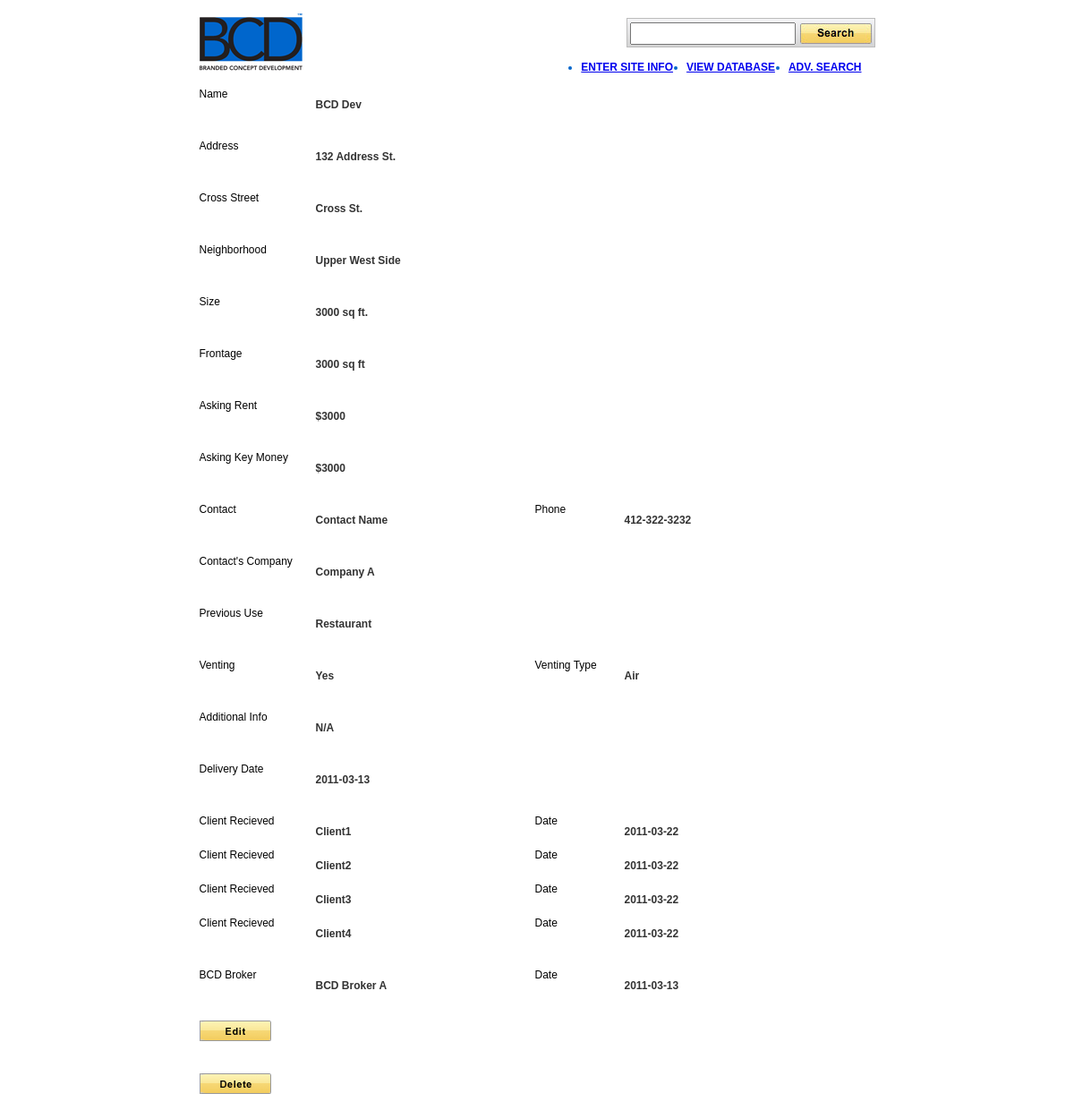
The app's page /view.php?id=17 with its own data.
### tables this page shows
CREATE TABLE `sites` (
  `id` int(11) NOT NULL AUTO_INCREMENT,
  `name` varchar(255) NOT NULL,
  `address` text,
  `cross_street` text,
  `neighborhood` varchar(255) DEFAULT NULL,
  `size` int(11) DEFAULT NULL,
  `frontage` int(11) DEFAULT NULL,
  `asking_rent` int(11) DEFAULT NULL,
  `asking_key` int(11) DEFAULT NULL,
  `contact_name` varchar(255) DEFAULT NULL,
  `contact_number` varchar(255) DEFAULT NULL,
  `contact_company` varchar(255) DEFAULT NULL,
  `previous_use` text,
  `venting` tinyint(4) DEFAULT NULL,
  `venting_type` text,
  `additional_info` text,
  `delivery_date` text,
  `clients` text,
  `bcd_broker` varchar(255) DEFAULT NULL,
  `bcd_broker_date` date DEFAULT NULL,
  PRIMARY KEY (`id`)
);

### libs/adodb/adodb.inc.php (called while the page is built, shortened)
<?php
 if (!defined('_ADODB_LAYER')) {
	function ADODB_Setup()
	{
		$ADODB_FETCH_MODE = ADODB_FETCH_DEFAULT;
	}
	class ADOConnection {
	var $database = '';
	var $host = '';
	var $user = '';
	var $debug = false;
	var $true = '1';
	var $false = '0';
	var $fetchMode=false;
	var $bulkBind = false;
	var $_queryID = false;
	var $_bindInputArray = false;
	function Connect($argHostname = "", $argUsername = "", $argPassword = "", $argDatabaseName = "", $forceNew = false)
	{
		if ($argHostname != "") $this->host = $argHostname;
		if ($argUsername != "") $this->user = $argUsername;
		if ($argDatabaseName != "") $this->database = $argDatabaseName;
		if ($forceNew) {
			if ($rez=$this->_nconnect($this->host, $this->user, $argPassword, $this->database)) return true;
		} else {
			 if ($rez=$this->_connect($this->host, $this->user, $argPassword, $this->database)) return true;
		}
		return $ret;
	}
	function Execute($sql,$inputarr=false)
	{
		if ($inputarr) {
			if (!is_array($inputarr)) $inputarr = array($inputarr);
			$element0 = reset($inputarr);
			$array_2d = $this->bulkBind && is_array($element0) && !is_object(reset($element0));
			unset($element0);
			if (!is_array($sql) && !$this->_bindInputArray) {
				$sqlarr = explode('?',$sql);
				$nparams = sizeof($sqlarr)-1;
				if (!$array_2d) $inputarr = array($inputarr);
				foreach($inputarr as $arr) {
					$sql = ''; $i = 0;
					while(list(, $v) = each($arr)) {
						$sql .= $sqlarr[$i];
						$typ = gettype($v);
						if ($typ == 'string')
							$sql .= $this->qstr($v);
						else if ($typ == 'double')
							$sql .= str_replace(',','.',$v);
						else if ($typ == 'boolean')
							$sql .= $v ? $this->true : $this->false;
						else if ($typ == 'object') {
							if (method_exists($v, '__toString')) $sql .= $this->qstr($v->__toString());
							else $sql .= $this->qstr((string) $v);
						} else if ($v === null)
							$sql .= 'NULL';
						else
							$sql .= $v;
						$i += 1;
						if ($i == $nparams) break;
					}
					if (isset($sqlarr[$i])) {
						$sql .= $sqlarr[$i];
						if ($i+1 != sizeof($sqlarr)) $this->outp_throw( "Input Array does not match ?: ".htmlspecialchars($sql),'Execute');
					} else if ($i != sizeof($sqlarr))
						$this->outp_throw( "Input array does not match ?: ".htmlspecialchars($sql),'Execute');
					$ret = $this->_Execute($sql);
					if (!$ret) return $ret;
				}
			} else {
				if ($array_2d) {
					if (is_string($sql))
						$stmt = $this->Prepare($sql);
					else
						$stmt = $sql;
					foreach($inputarr as $arr) {
						$ret = $this->_Execute($stmt,$arr);
						if (!$ret) return $ret;
					}
				} else {
					$ret = $this->_Execute($sql,$inputarr);
				}
			}
		} else {
			$ret = $this->_Execute($sql,false);
		}
		return $ret;
	}
	function _Execute($sql,$inputarr=false)
	{
		if ($this->debug) {
			global $ADODB_INCLUDED_LIB;
			if (empty($ADODB_INCLUDED_LIB)) include(ADODB_DIR.'/adodb-lib.inc.php');
			$this->_queryID = _adodb_debug_execute($this, $sql,$inputarr);
		} else {
			$this->_queryID = @$this->_query($sql,$inputarr);
		}
		$rs = new $rsclass($this->_queryID,$this->fetchMode);
		$rs->connection = $this;
		$rs->Init();
		if (is_array($sql)) $rs->sql = $sql[0];
		else $rs->sql = $sql;
		return $rs;
	}
}
	class ADORecordSet implements IteratorAggregate {
	function ADORecordSet($queryID)
	{
		$this->_queryID = $queryID;
	}
}
	function ADOLoadCode($dbType)
	{
		$db = strtolower($dbType);
		switch ($db) {
			default:
				$class = $db; break;
		}
		$file = ADODB_DIR."/drivers/adodb-".$db.".inc.php";
		if (class_exists("ADODB_" . $class)) return $class;
		return false;
	}
	function NewADOConnection($db='')
	{
		$tmp = ADONewConnection($db);
		return $tmp;
	}
	function ADONewConnection($db='')
	{
	GLOBAL $ADODB_NEWCONNECTION, $ADODB_LASTDB;
		$errorfn = (defined('ADODB_ERROR_HANDLER')) ? ADODB_ERROR_HANDLER : false;
		if (($at = strpos($db,'://')) !== FALSE) {
			$origdsn = $db;
			$fakedsn = 'fake'.substr($origdsn,$at);
			if (($at2 = strpos($origdsn,'@/')) !== FALSE) {
				$fakedsn = str_replace('@/','@adodb-fakehost/',$fakedsn);
			}
			 if ((strpos($origdsn, 'sqlite')) !== FALSE) {
                list($scheme, $path) = explode('://', $origdsn);
                $dsna['scheme'] = $scheme;
				if ($qmark = strpos($path,'?')) {
					$dsn['query'] = substr($path,$qmark+1);
					$path = substr($path,0,$qmark);
				}
            	$dsna['path'] = '/' . urlencode($path);
			} else
				$dsna = @parse_url($fakedsn);
			$dsna['scheme'] = substr($origdsn,0,$at);
			$db = @$dsna['scheme'];
			$dsna['host'] = isset($dsna['host']) ? rawurldecode($dsna['host']) : '';
			$dsna['user'] = isset($dsna['user']) ? rawurldecode($dsna['user']) : '';
			$dsna['pass'] = isset($dsna['pass']) ? rawurldecode($dsna['pass']) : '';
			$dsna['path'] = isset($dsna['path']) ? rawurldecode(substr($dsna['path'],1)) : '';
			if (isset($dsna['query'])) {
				$opt1 = explode('&',$dsna['query']);
				foreach($opt1 as $k => $v) {
					$arr = explode('=',$v);
					$opt[$arr[0]] = isset($arr[1]) ? rawurldecode($arr[1]) : 1;
				}
			} else $opt = array();
		}
		if(empty($obj)) {
			if (!isset($ADODB_LASTDB)) $ADODB_LASTDB = '';
			if ($db != $ADODB_LASTDB) $db = ADOLoadCode($db);
			$cls = 'ADODB_'.$db;
			$obj = new $cls();
		}
		if ($obj) {
			if (isset($dsna)) {
				if (empty($persist))
					$ok = $obj->Connect($dsna['host'], $dsna['user'], $dsna['pass'], $dsna['path']);
				else if (empty($nconnect))
					$ok = $obj->PConnect($dsna['host'], $dsna['user'], $dsna['pass'], $dsna['path']);
				else
					$ok = $obj->NConnect($dsna['host'], $dsna['user'], $dsna['pass'], $dsna['path']);
			}
		}
		return $obj;
	}
}
?>

### libs/adodb/drivers/adodb-mysql.inc.php (called while the page is built, shortened)
<?php
if (! defined("_ADODB_MYSQL_LAYER")) {
class ADODB_mysql extends ADOConnection {
	var $forceNewConnect = false;
	var $clientFlags = 0;
	function _connect($argHostname, $argUsername, $argPassword, $argDatabasename)
	{
		if (ADODB_PHPVER >= 0x4300)
			$this->_connectionID = mysql_connect($argHostname,$argUsername,$argPassword,
												$this->forceNewConnect,$this->clientFlags);
		else if (ADODB_PHPVER >= 0x4200)
			$this->_connectionID = mysql_connect($argHostname,$argUsername,$argPassword,
												$this->forceNewConnect);
		else
			$this->_connectionID = mysql_connect($argHostname,$argUsername,$argPassword);
		if ($argDatabasename) return $this->SelectDB($argDatabasename);
		return true;
	}
	function SelectDB($dbName)
	{
		if ($this->_connectionID) {
			return @mysql_select_db($dbName,$this->_connectionID);
		}
		else return false;
	}
	function _query($sql,$inputarr=false)
	{
		return mysql_query($sql,$this->_connectionID);
	}
}
class ADORecordSet_mysql extends ADORecordSet{
	function ADORecordSet_mysql($queryID,$mode=false)
	{
		if ($mode === false) {
			global $ADODB_FETCH_MODE;
			$mode = $ADODB_FETCH_MODE;
		}
		switch ($mode)
		{
		case ADODB_FETCH_DEFAULT:
		case ADODB_FETCH_BOTH:
		default:
			$this->fetchMode = MYSQL_BOTH; break;
		}
	}
	function _initrs()
	{
		$this->_numOfRows = @mysql_num_rows($this->_queryID);
		$this->_numOfFields = @mysql_num_fields($this->_queryID);
	}
	function _fetch()
	{
		$this->fields =  @mysql_fetch_array($this->_queryID,$this->fetchMode);
		return is_array($this->fields);
	}
}
}
?>

### view.php (the view, shortened to what this page needs)
<?php include('include/header.php'); ?>
<?php
	include('libs/adodb/adodb.inc.php');
	$db = NewADOConnection($dsn);
	$id = $_GET['id'];
	$query = "SELECT * FROM sites WHERE id=$id";
	$result = $db->Execute($query);
	$clients = json_decode($result->fields[17]);
?>
<div id="view">
		<div class="row-wrap cf">
			<label>Name</label>
			<p><?php echo $result->fields[1]; ?></p>
		</div>
		<div class="row-wrap cf">
			<label>Address</label>
			<p><?php echo $result->fields[2]; ?></p>
		</div>
		<div class="row-wrap cf">
			<label>Cross Street</label>
			<p><?php echo $result->fields[3]; ?></p>
		</div>
		<div class="row-wrap cf">
			<label>Neighborhood</label>
			<p><?php echo $result->fields[4]; ?></p>
		</div>
		<div class="row-wrap cf">
			<label>Size</label>
			<p><?php echo $result->fields[5]; ?> sq ft.</p>
		</div>
		<div class="row-wrap cf">
			<label>Frontage</label>
			<p><?php echo $result->fields[6]; ?> sq ft</p>
		</div>
		<div class="row-wrap cf">
			<label>Asking Rent</label>
			<p>$<?php echo $result->fields[7]; ?></p>
		</div>
		<div class="row-wrap cf">
			<label>Asking Key Money</label>
			<p>$<?php echo $result->fields[8]; ?></p>
		</div>
		<div class="row-wrap cf">
			<div class="double-wrap">
				<label>Contact</label>
				<p><?php echo $result->fields[9]; ?></p>
			</div>
			<div class="double-wrap second">
				<label>Phone</label>
				<p><?php echo $result->fields[10]; ?></p>
			</div>
		</div>
		<div class="row-wrap cf">
			<label>Contact's Company</label>
			<p><?php echo $result->fields[11]; ?></p>
		</div>
		<div class="row-wrap cf">
			<label>Previous Use</label>
			<p><?php echo $result->fields[12]; ?></p>
		</div>
		<div class="row-wrap cf">
			<div class="double-wrap">
				<label>Venting</label>
				<p><?php if($result->fields[13] == 1){
						echo "Yes";
					} else {
						echo "No";
					} ?></p>
			</div>
			<div class="double-wrap second">
				<label>Venting Type</label>
				<p><?php echo $result->fields[14]; ?></p>
			</div>
		</div>
		<div class="row-wrap cf">
			<label>Additional Info</label>
			<p><?php echo $result->fields[15]; ?></p>
		</div>
		<div class="row-wrap cf">
			<label>Delivery Date</label>
			<p><?php echo $result->fields[16]; ?></p>
		</div>
		<div class="row-wrap cf">
		<?php foreach ($clients as $client) { ?>
			<div class="double-wrap">
				<label>Client Recieved</label>
				<p><?php echo $client->name; ?></p>
			</div>
			<div class="double-wrap second">
				<label>Date</label>
				<p><?php echo $client->date; ?></p>
			</div>
		<?php } ?>
		</div>
		<div class="row-wrap cf">
			<div class="double-wrap">
				<label>BCD Broker</label>
				<p><?php echo $result->fields[18]; ?></p>
			</div>
			<div class="double-wrap second">
				<label>Date</label>
				<p><?php echo $result->fields[19]; ?></p>
			</div>
		</div>
		<a class="edit" href="<?php echo 'edit.php?id='.$result->fields[0]; ?>">Edit</a>
		<br />
		<br />
		<form action="dbmanager.php" method="post">
			<input class="enter delete" type="submit" value="Delete" />
		</form>
</div>
<?php include('include/footer.php'); ?>

### include/header.php (shortened to what this page needs)
<!DOCTYPE html>
<head>
	<link rel="stylesheet" type="text/css" href="http://yui.yahooapis.com/3.3.0/build/cssreset/reset-min.css">
	<link rel="stylesheet" href="static/css/global.css">
	<link rel="stylesheet" href="static/css/libs/jquery.datepick.css">
	<?php
		$dsn = 'mysql://root:tigger01@localhost/bcd_dev';
	?>
</head>
<body>
	<div class="content cf">
		<div id="header">
			<a href="index.php" class="logo"><img src="static/img/header-logo.png" /></a>
			<div class="search-wrap">
				<form class="search-box" method="post" action="search-all.php">
					<input class="keyword" type="text" name="keyword" />
					<input class="submit" type="submit" />
				</form>
			</div>
			<ul class="links">
				<li><a href="new-site.php">Enter Site Info</a></li>
				<li><a href="view-all.php">View Database</a></li>
				<li><a href="search-advanced.php">Adv. Search</a></li>
			</ul>
		</div>

### include/footer.php (shortened to what this page needs)
	</div>
</body>
</html>

### static/css/global.css (style rules this page uses)
body { font-family: Helvetica, Arial, sans-serif; }
.clearfix::after, .cf::after { visibility: hidden; display: block; font-size: 0; content: " "; clear: both; height: 0; }
.content { width: 755px; margin: 0 auto; padding-bottom: 50px; }
#header { margin: 15px 0 0 0; overflow: hidden; }
#header .logo { float: left; }
#header ul { float: right; margin: 15px 0 0 0; }
#header li { font-size: 12px; font-weight: bold; text-transform: uppercase; color: #0066CC; float: left; margin-right: 15px; }
#header .search-wrap { float: right; height: 31px; border: 1px solid #BCBCBC; background: url('../img/input-bg.png') 0 0 repeat-x; padding: 0 3px; margin: 5px 0 0 0; }
#header .keyword { height: 19px; margin: 4px 0 0 0; }
#header .submit { background: url('../img/search-button.jpg') 0 0 no-repeat; height: 23px; width: 80px; text-indent: -99999px; border:0; margin: -1px 0 0 0; }
#view { width: 100%; margin: 15px 0 0 0; }
#view .row-wrap { margin: 0 0 20px 0; width: 100%; zoom: 1; overflow: hidden; }
#view .row-wrap label { float: left; text-align: left; width: 130px; font-weight: 300; font-size: 12px; display: block; }
#view .row-wrap p { float: left; font-weight: bold; font-size: 12px; color: #333; width: 170px; }
#view .double-wrap { float: left; }
#view .double-wrap.second { margin-left: 75px; }
#view .double-wrap.second label { width: 100px; }
#view .edit { background: url('../img/edit-button.png') 0 0 no-repeat; height: 23px; width: 80px; text-indent: -99999px; border:0; cursor: pointer; display: block; }
#view .delete { background: url('../img/delete-button.png') 0 0 no-repeat; height: 23px; width: 80px; text-indent: -99999px; border:0; cursor: pointer; display: block; }

### records on screen
sites: name "BCD Dev", address "132 Address St.", cross_street "Cross St.", neighborhood "Upper West Side", size "3000", frontage "3000", asking_rent "3000", asking_key "3000", contact_name "Contact Name", contact_number "412-322-3232", contact_company "Company A", previous_use "Restaurant", venting_type "Air", additional_info "N/A", delivery_date "2011-03-13", bcd_broker "BCD Broker A", bcd_broker_date "2011-03-13"

### other values on screen
$client->name "Client1"
$client->date "2011-03-22"
$client->name "Client2"
$client->name "Client3"
$client->name "Client4"
